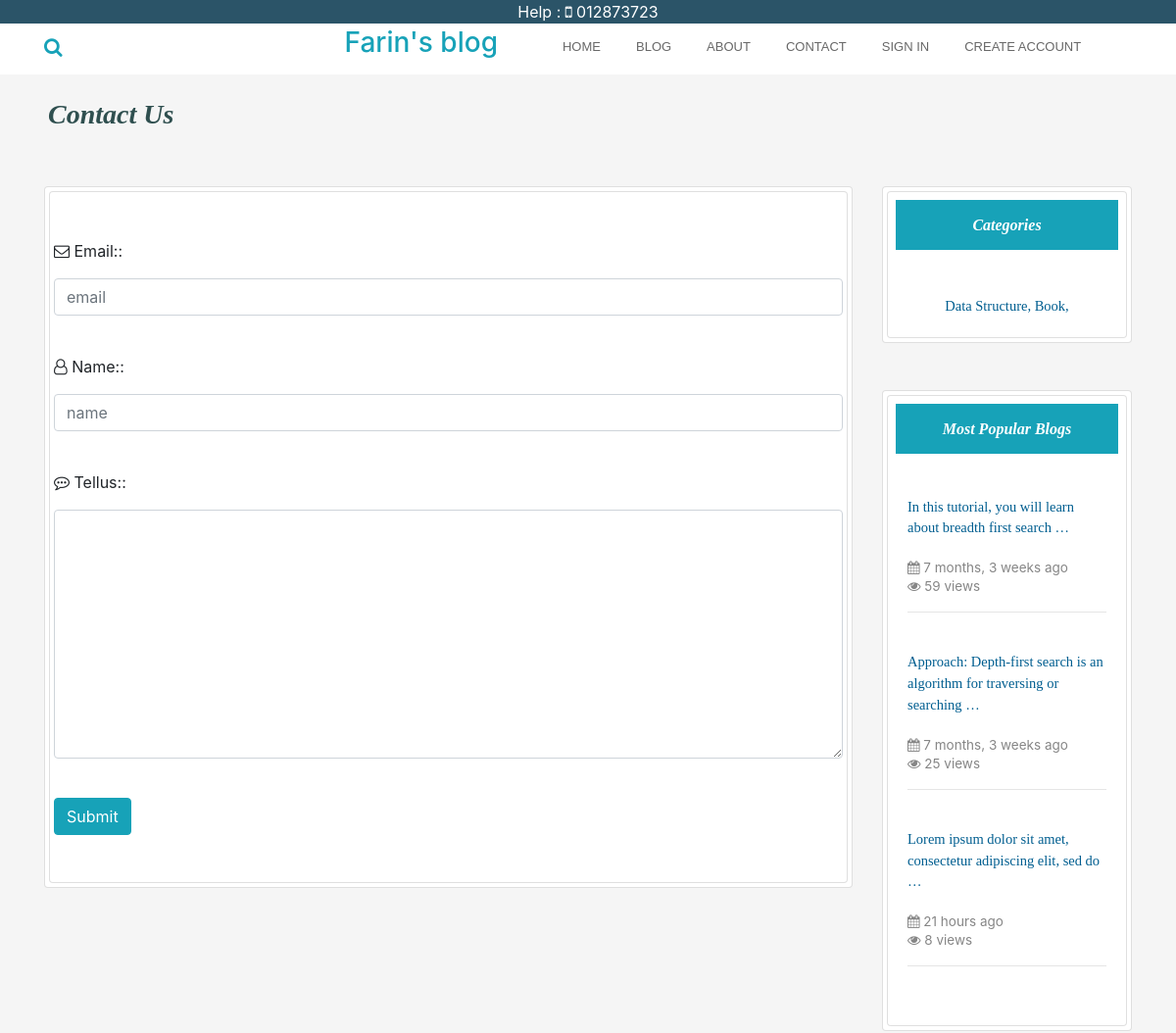
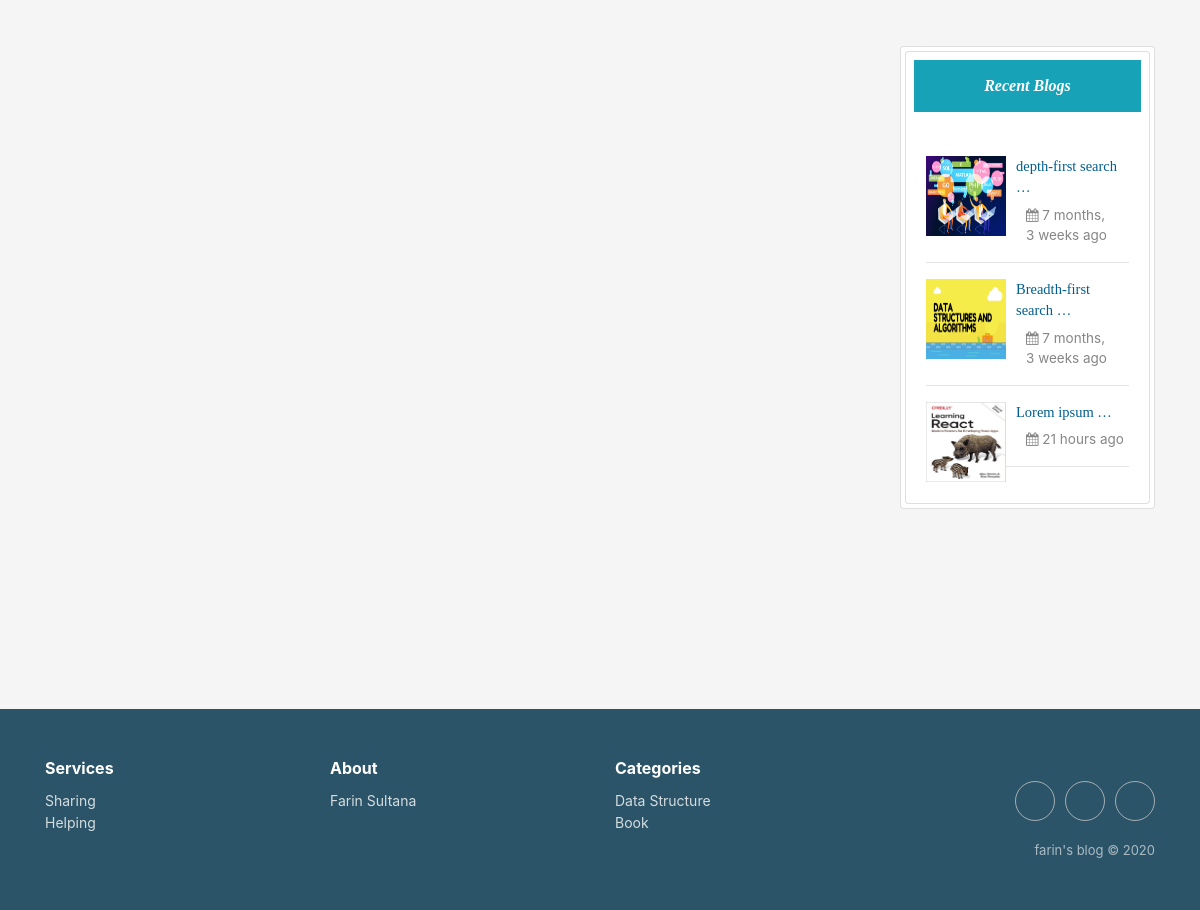
The app's page /contact/, older data (2 pictures, top to bottom).
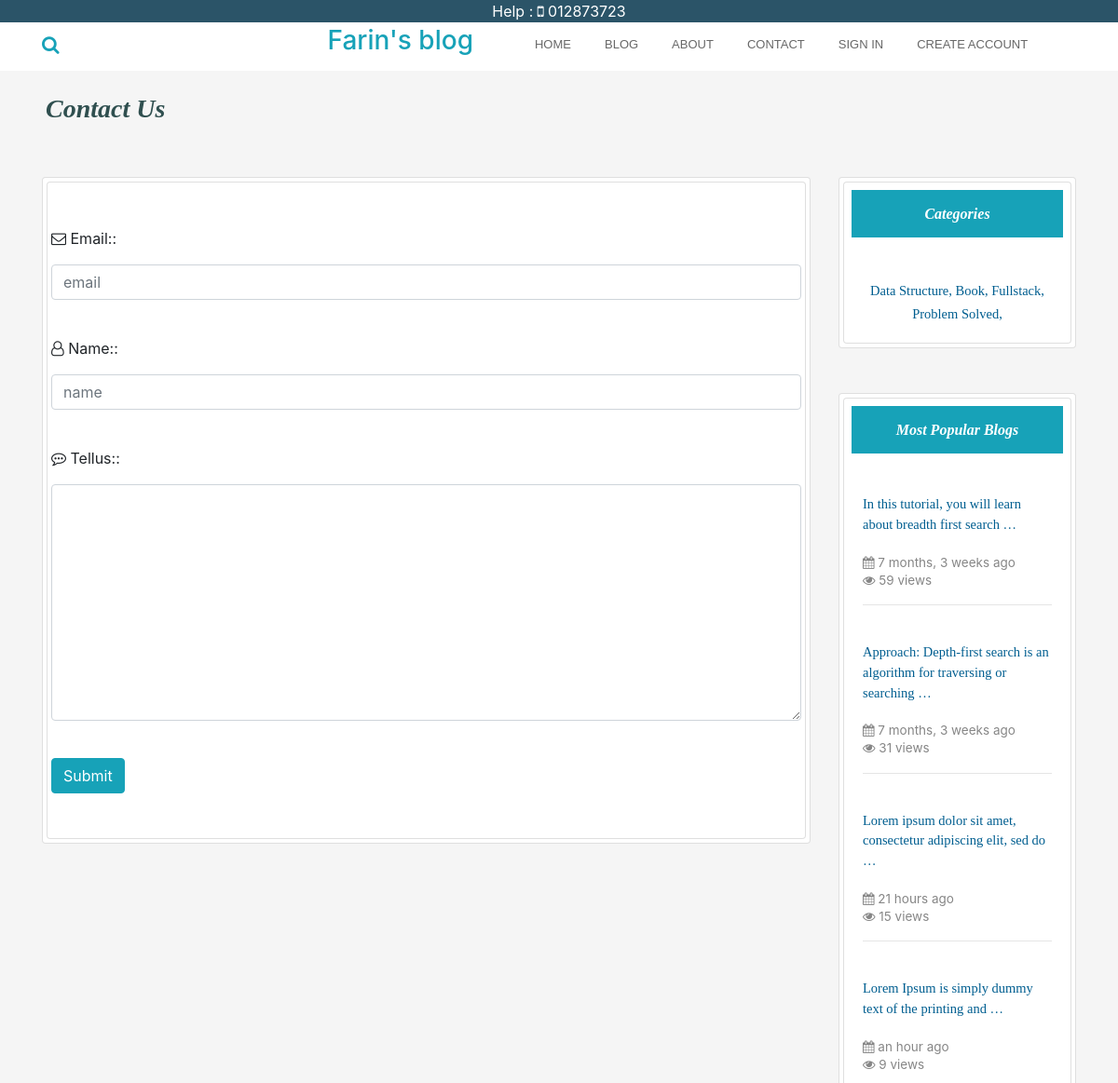
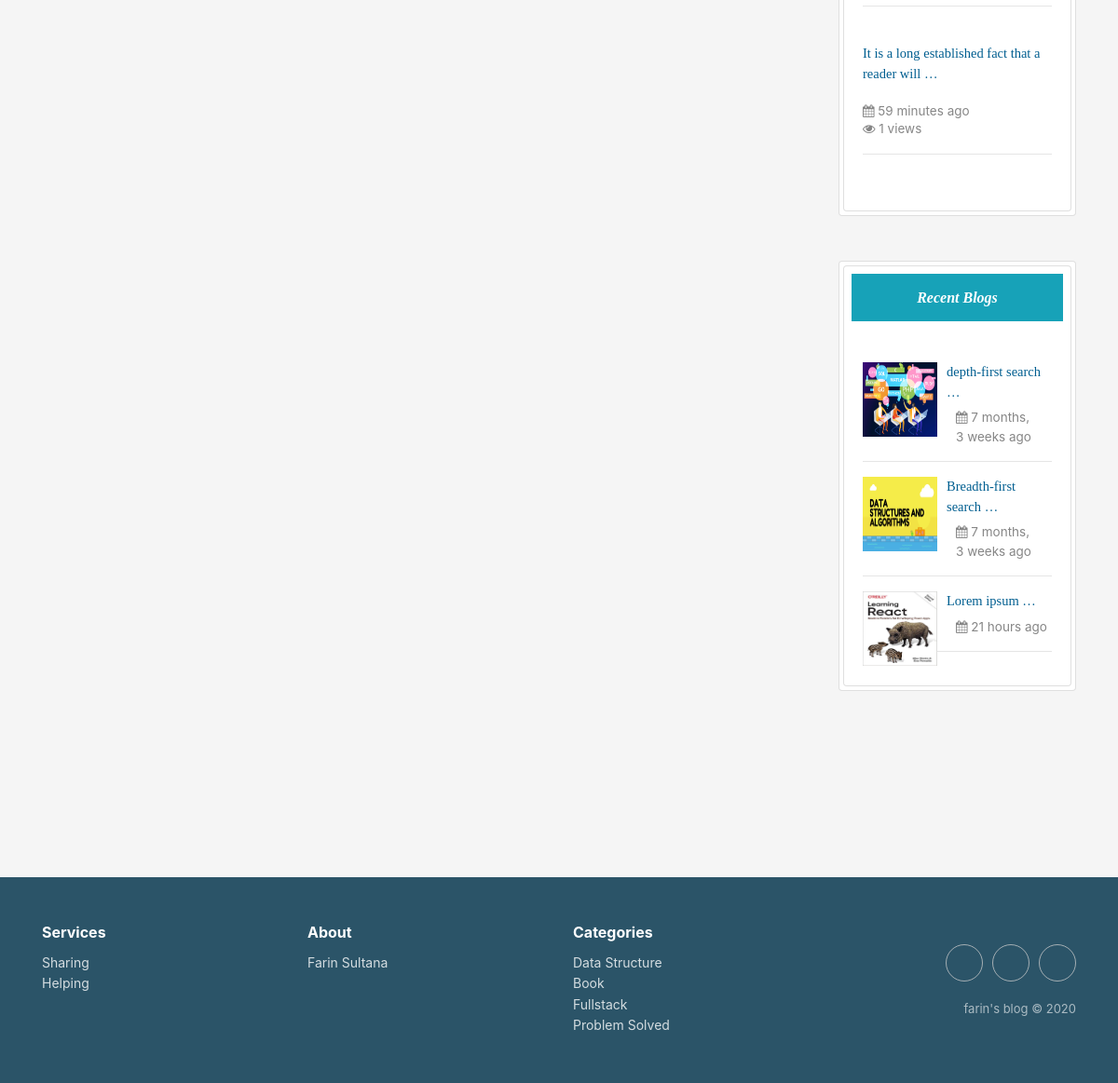
The same page, newer data (2 pictures, top to bottom).
### home/models.py (models this page shows, shortened)
class Category(models.Model):
    category = models.CharField(max_length=200, primary_key=True)

class Post(models.Model):
    category = models.ForeignKey(Category, on_delete=models.CASCADE)
    postAuthor = models.CharField(max_length=200)
    postId = models.AutoField(primary_key=True, auto_created=True)
    postTitle = models.CharField(max_length=200)
    postTimeDate = models.DateTimeField(auto_now_add=True, auto_now=False, blank=True)
    postDescriptions = models.TextField()
    postBody = RichTextField(blank=True, null=True)
    postImage = models.ImageField(blank=True, null=True)
    views = models.IntegerField(default=0)
    def get_photo_url(self):
        if self.postImage and hasattr(self.postImage, 'url'):
            return self.postImage.url
        else:
            return "/static/no.png"

### home/views.py (the view)
# urls.py: path('contact/', views.contactUs, name='contact'),
def contactUs(request):
    context = {}
    populer = Post.objects.all().order_by('-views')[0:10]
    if request.POST:
        form = Contact(request.POST)
        if form.is_valid():
            form.save()
            messages.success(request, "Your message was added successfully.Thanks to you")
            context = {'form': form, 'RecentPost': Post.objects.all()[0:3],
                       'Categories': Category.objects.all(),
                       'Populer': populer,}
            return render(request, 'contact.html', context)
        else:
            messages.error(request, "Please fill the form correctly")
            context = {'form': form, 'RecentPost': Post.objects.all()[0:3],
                       'Categories': Category.objects.all(),
                       'Populer': populer,}
            return render(request, 'contact.html', context)
    else:  # GET request
        form = Contact()
        context = {'form': form, 'RecentPost': Post.objects.all()[0:3],
            'Categories': Category.objects.all(),
            'Populer': populer,}
    return render(request, 'contact.html', context)

### home/forms.py
class Contact(forms.ModelForm):
    Email = forms.EmailField(widget=forms.TextInput(
        attrs = {
            'class': 'form-control',
            'placeholder' : 'email'
        }
    ))
    Name = forms.CharField(widget=forms.TextInput(
        attrs={
            'class': 'form-control',
            'placeholder': 'name'
        }
    ))
    TellUs = forms.CharField( widget=forms.Textarea(
        attrs={
            'class': 'form-control',
        }
    ))
    class Meta:
        model = Contact
        fields = ("Email", "Name", "TellUs")

### templates/contact.html (shortened to what this page needs)
{% extends 'base.html' %}
{% load static %}
{% load humanize %}
 {% block body %}
<div class="container">
<div class="row ml-1 mb-1">
  <h3 class="mb-5 mt-4"  id="heading">Contact Us</h3>
</div>
<div class="row">
 <div class="col-sm-9 mb-5">
<div class="card p-1">
     <div class="card pl-1  pr-1  pt-5 pb-5">
           <form action="{% url 'contact' %}" method="post">
  <label><i class="fa fa-envelope-o" aria-hidden="true"></i> {{ form.Email.label_tag }}:</label>
    <p>{{form.Email}}</p><br>
    <label><i class="fa fa-user-o" aria-hidden="true"></i> {{ form.Name.label_tag }}:</label>
    <p>{{form.Name}}</p><br>
    <label><i class="fa fa-commenting-o" aria-hidden="true"></i> {{ form.TellUs.label_tag }}:</label>
    <p>{{form.TellUs}}</p><br>
        <button type="submit" class="btn btn-info">Submit</button>
</form>
     </div>
 </div>
</div>
        <div class="col-sm-3 " >
             <div class="card p-1">
             <div class="card promoting-card">
<h6 class="bg-info m-2 p-3 text-center" id="headings">Categories</h6>
  <div class="card-body">
                        <div class="mt-3 text-center">
                             {% for cat in Categories%}
                      <a class="text-style" href="{% url 'categories' cat.category %}"> {{cat.category}},  </a>
                             {% endfor %}
                        </div>
                    </div>
  </div>
</div>
   <div class="card p-1 mt-5">
<div class="card promoting-card">
<h6 class="bg-info m-2  p-3 text-center" id="headings">Most Popular Blogs</h6>
 <div class="card-body">
                        <div class="mt-3">
                             {% for post in Populer%}
                            <a href="{% url 'readMore' post.postId %}">
                                <p    class="text-style">
                                    {{ post.postDescriptions | truncatewords:10 }}
                                </p>
                            </a>
                            <span class="description"><i class="fa fa-calendar" aria-hidden="true"></i> {{ post.postTimeDate | naturaltime }}</span>
                            <p class="description"><i class="fa fa-eye" aria-hidden="true"></i> {{ post.views }} views</p>
<hr>
                            <br>
                             {% endfor %}
                        </div>
                    </div>
</div>
</div>
<div class="card p-1 mt-5">
<div class="card promoting-card">
<h6 class="bg-info m-2  p-3 text-center" id="headings">Recent Blogs</h6>
 <div class="card-body">
                        <div class="mt-3">
                             {% for post in RecentPost%}
                            <img style="float:left;" class="d-inline-block" src="{{ post.get_photo_url }}" height=80;
                                width=80; alt="abc">
                            <a href="{% url 'readMore' post.postId %}">
                                <p  style="margin-left:90px;" class="text-style">
                                    {{ post.postTitle |truncatewords:2 }}
                                </p>
                            </a>
                            <p style="margin-left:100px; margin-top:-10px;" class="description"><i class="fa fa-calendar" aria-hidden="true"></i> {{ post.postTimeDate | naturaltime }}</p>
                            <hr>
                             {% endfor %}
                        </div>
                    </div>
</div>
</div>
</div>
</div>
</div>
{% endblock body %}

### templates/base.html (shortened to what this page needs)
{% load static %}
<!DOCTYPE html>
<html lang="en">
<head>
  <link rel="stylesheet" href="https://maxcdn.bootstrapcdn.com/bootstrap/4.5.0/css/bootstrap.min.css">
 <link rel="stylesheet" href="https://cdnjs.cloudflare.com/ajax/libs/font-awesome/4.7.0/css/font-awesome.min.css">
  <link rel="stylesheet" href="{% static 'css/style.css' %} ">
  <link rel="stylesheet" href="https://cdnjs.cloudflare.com/ajax/libs/twitter-bootstrap/4.4.1/css/bootstrap.min.css">
  <link rel="stylesheet" href="https://cdnjs.cloudflare.com/ajax/libs/font-awesome/4.7.0/css/font-awesome.min.css">
  <link rel="stylesheet" href="https://cdnjs.cloudflare.com/ajax/libs/ionicons/2.0.1/css/ionicons.min.css">
  <link rel="stylesheet" href="https://cdnjs.cloudflare.com/ajax/libs/Swiper/3.3.1/css/swiper.min.css">
</head>
<body style="background-color:#F5F5F5">
<div style="background-color:#2b5468; color:#fff;" class="text-center">
<p class="mb-0 mt-0">Help : <i class="fa fa-mobile " aria-hidden="true"></i> 012873723</p>
</div>
    <nav class="navbar sticky-top navbar-light navbar-expand-md navigation-clean-search pb-1 pt-0" style="font-size: 13;">
        <div class="container "><a class="navbar-brand text-info" href="#"><form class="form-inline mr-auto" method="get" action="{% url 'search' %}" target="_self">
                    <div class="form-group"><label for="search-field"><i class="fa fa-search text-info"></i></label><input class="form-control search-field" type="search" id="search-field" name="search">
                    </div>
                </form></a>
                <a style="text-decoration: none;" href="{% url 'home' %}"><h3 class="text-info ml-0">Farin's blog</h3></a>
            <div class="collapse navbar-collapse"
                id="navcol-1">
                <ul class="nav navbar-nav ml-lg-5">
                    <li class="nav-item" role="presentation"><a class="nav-link" href="{% url 'home' %}">Home</a></li>
                    <li class="nav-item" role="presentation" style="font-size: 13;"><a class="nav-link" href="{% url 'blog' %}" style="font-size: 13;">Blog</a></li>
                    <li class="nav-item" role="presentation"><a class="nav-link" href="{% url 'aboutMe' %}">About</a></li>
					<li class="nav-item" role="presentation"><a class="nav-link" href="{% url 'contact' %}">Contact</a></li>
         {% if user.is_authenticated %}
                        <li class="nav-item dropdown  ">
                        <a class="nav-link dropdown-toggle" href="#" id="navbarDropdown" role="button"
                            data-toggle="dropdown" aria-haspopup="true" aria-expanded="false">
                           <i class="fa fa-user" aria-hidden="true"></i> welcome {{request.user.username}}
                        </a>
                        <div class="dropdown-menu edit-dropdown " aria-labelledby="navbarDropdown">
                            <a class="dropdown-item" href="#">View Profile</a>
                               <a class="dropdown-item" href="{% url 'userLogOut' %}">Logout</a>
                        </div>
                    </li>
                    {% else %}
      <li class="nav-item">
       <a class="nav-link" href="{% url 'userLogIn' %}"  > Sign in</a>
      </li>
      <li class="nav-item">
       <a class="nav-link" href="{% url 'userSignUp' %}" > Create Account</a>
      </li>
      {% endif %}
                </ul>
                </div>
        </div>
    </nav>
     {% block body %}
     {% endblock body %}
 <div class="footer-clean" style="background-color:#2b5468; color:#fff;">
        <footer>
            <div class="container">
                <div class="row justify-content-center">
                    <div class="col-sm-4 col-md-3 item">
                        <h3>Services</h3>
                        <ul>
                            <li><a href="#">Sharing</a></li>
                            <li><a href="#">Helping</a></li>
                        </ul>
                    </div>
                    <div class="col-sm-4 col-md-3 item">
                        <h3>About</h3>
                        <ul>
                            <li><a href="{% url 'aboutMe' %}">Farin Sultana</a></li>
                        </ul>
                    </div>
                    <div class="col-sm-4 col-md-3 item">
                        <h3>Categories</h3>
                        <ul>
                            {% for cat in  Categories %}
                            <li><a href="{% url 'categories' cat.category %}">{{cat.category}}</a></li>
                            {% endfor %}
                        </ul>
                    </div>
                    <div class="col-lg-3 item social"><a href="https://www.facebook.com/imayanchy/"></a><a href="mailto:aaziz9642@gmail.com"></a><a href="https://www.linkedin.com/in/azizur-rahman-720636165"></a>
                        <p class="copyright">farin's blog © 2020</p>
                    </div>
                </div>
            </div>
        </footer>
    </div>
</body>
</html>

### static/css/style.css (style rules this page uses)
#heading { font-family:bitter,georgia,"times new roman",times,serif; font-weight:bold; color:#2F4F4F; font-style: italic }
#headings { font-family:bitter,georgia,"times new roman",times,serif; font-weight:bold; color:#ffffff; font-style: italic }
.description { color:#868686; font-size: 13.5px; margin-top:-2px; }
.text-style { font-family:bitter,georgia,"times new roman",times,serif; color:#005E90; font-size: 14.5px; }
.features-boxed .features,.footer-clean { padding:50px 0 }
.footer-clean { background-color:#fff;color:#4b4c4d }
.footer-clean h3 { margin-top:0;margin-bottom:12px;font-weight:700;font-size:16px }
.footer-clean ul { padding:0;list-style:none;line-height:1.6;font-size:14px;margin-bottom:0 }
.footer-clean ul a { color:inherit;text-decoration:none;opacity:.8 }
.footer-clean .item.social { text-align:right }
.footer-clean .item.social>a { font-size:24px;width:40px;height:40px;line-height:40px;display:inline-block;text-align:center;border-radius:50%;border:1px solid #ccc;margin-left:10px;margin-top:22px;color:inherit;opacity:.75 }
.footer-clean .copyright { margin-top:14px;margin-bottom:0;font-size:13px;opacity:.6 }
.navigation-clean-search { background:#fff;padding-top:.75rem;padding-bottom:.75rem;color:#333;border-radius:0;box-shadow:none;border:none;margin-bottom:0 }
@media (min-width:768px) { .navigation-clean-search { padding-top:1rem;padding-bottom:1rem } }
.navigation-clean-search .navbar-brand { font-weight:700;color:inherit }
.navigation-clean-search .form-inline,.navigation-clean-search .navbar-collapse { border-top-color:#ddd }
.navigation-clean-search.navbar .navbar-nav .nav-link { padding-left:18px;padding-right:18px }
.navigation-clean-search.navbar-light .navbar-nav .nav-link { color:#465765 }
.navigation-clean-search .form-inline label { color:#ccc }
.navigation-clean-search .form-inline .search-field { background:0 0;border:none;border-bottom:1px solid transparent;border-radius:0;box-shadow:none;color:inherit;transition:border-bottom-color .3s }

### templates/base.html (style rules this page uses)
.navbar .nav-link { font-size: 13px !important; font-family: "Gotham SSm",Helvetica,Arial,sans-serif !important; line-height: 1.42857 !important; color: #686868 !important; text-transform: uppercase; text-align: left; text-size-adjust: 100%; }

Row changes from the older to the newer data that the page shows:
added Category: category "Fullstack"
added Category: category "Problem Solved"
changed Post "Approach: Depth-first search is an algorithm for traversing or searching …": views "25" → "31"
changed Post "21 hours ago": views "8" → "15"
added Post: postDescriptions "Lorem Ipsum is simply dummy text of the printing and …", postTimeDate "an hour ago", views "9", shown under "Most Popular Blogs"
added Post: postDescriptions "It is a long established fact that a reader will …", postTimeDate "59 minutes ago", views "1", shown under "Most Popular Blogs"
